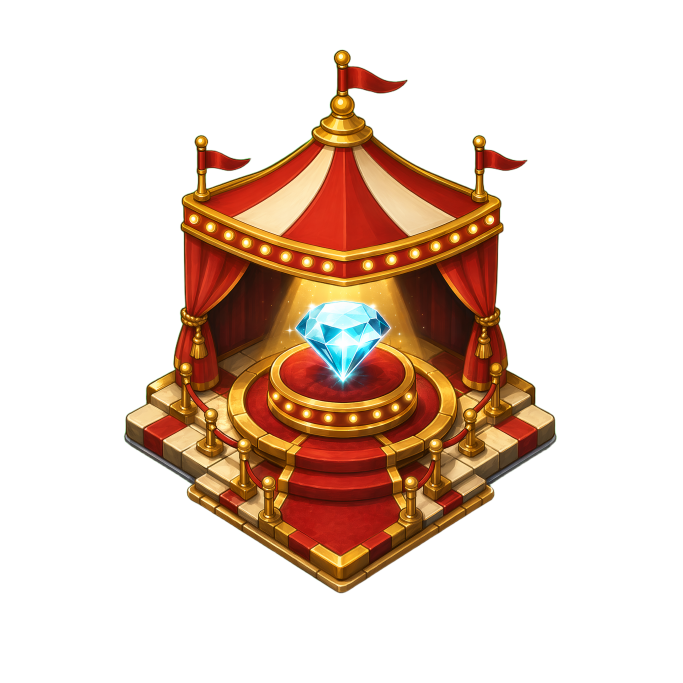
#> input picture KB/产出-本地化与美术/X3/马戏节/地块与图标/img_Activity_circus_island_diamond.png, 2048 x 2048 px (shown at 1/3 size)
$ python -i '_地块规格化_内容包络版.py'   (imports and definitions only)
#> lines starting #> are read from the running program, lines starting #| are printed output that depends on the picture
# -*- coding: utf-8 -*-
"""
大富翁地块图规格化（内容包络版）—— 修 `_规格化脚本.py` 的 contain+居中 缺陷

🔴 缺陷根因（2026-07-28 马戏节实证）：
    老脚本 `r = min(tw/w, th/h)` + 居中 = **把内容撑满画布**。
    深海原件是美术画的、自带留白（内容只占画布 28-39%）；
    马戏是 AI 出图被 trim 紧裁后再 contain 撑满 → 同是 184×224，内容却占到 39-55%。
    → **"规格化"只对齐了画布尺寸，没对齐内容占位** → 棋格坐标照抄深海，但地块胖了一圈 → 挤成一坨。
    凡过老脚本的透明资产都有同样隐患，不止地块。

本脚本的两条修正：
    ① 目标不是"填满画布"，而是 **内容 bbox ≤ 指定包络**（这里=深海族的 165×170）
    ② **底边对齐**而非垂直居中 —— 地块是站在地面上的物件，
       只缩不对齐会变成一排浮空/陷地的高低差（深海五张底边 198-204，基线取 201）

用法: python _地块规格化_内容包络版.py [--dry-run]
输入 = KB 2048 原件（不是已压到 184px 的客户端图，避免二次重采样）
输出 = 直接覆盖 client 同名文件（画布仍 184×224 → prefab / DK / 代码零改动）
"""
import argparse, os, sys
from PIL import Image

KB     = r'C:\ADHD_agent\KB\产出-本地化与美术\X3\马戏节\地块与图标'
CLIENT = r'C:\x3-project\client\Assets\Res\UI\Spirits\ActvVoyage'
BACKUP = os.path.join(KB, '_缩放对比', '_改前客户端原件')

CANVAS      = (184, 224)
ENVELOPE    = (165, 170)   # 内容 bbox 上限 = 深海族包络（深海实测 w 157-184 / h 127-170）
BASELINE_Y  = 201          # 底边基线 = 深海五张 bbox 底边 198/200/201/202/204 的均值

# 只动超标的三张；start(39.0% 本就正确) / mystery(仅+4pt) 不动
TARGETS = ['lucky', 'diamond', 'treasure']


def stats(im):
    a = im.split()[3]
    bb = a.getbbox()
    w, h = im.size
    px = a.load()
    cnt = sum(1 for y in range(0, h, 2) for x in range(0, w, 2) if px[x, y] > 30)
    total = len(range(0, h, 2)) * len(range(0, w, 2))
    return bb, (bb[2]-bb[0], bb[3]-bb[1]), cnt / total * 100


def rebuild(src_2048):
    """从 2048 原件重建 184×224：内容缩到 ENVELOPE 内，水平居中，底边对齐 BASELINE_Y。"""
#> called with src_2048 = 'img_Activity_circus_island_diamond.png'
    im = Image.open(src_2048).convert('RGBA')
#> im is the input picture: PIL image 2048x2048 RGBA; mean R, G, B, A 56.7, 149.6, 28.6, 72.8
    bb = im.split()[3].getbbox()
#> bb = (371, 147, 1671, 1781)
    content = im.crop(bb)
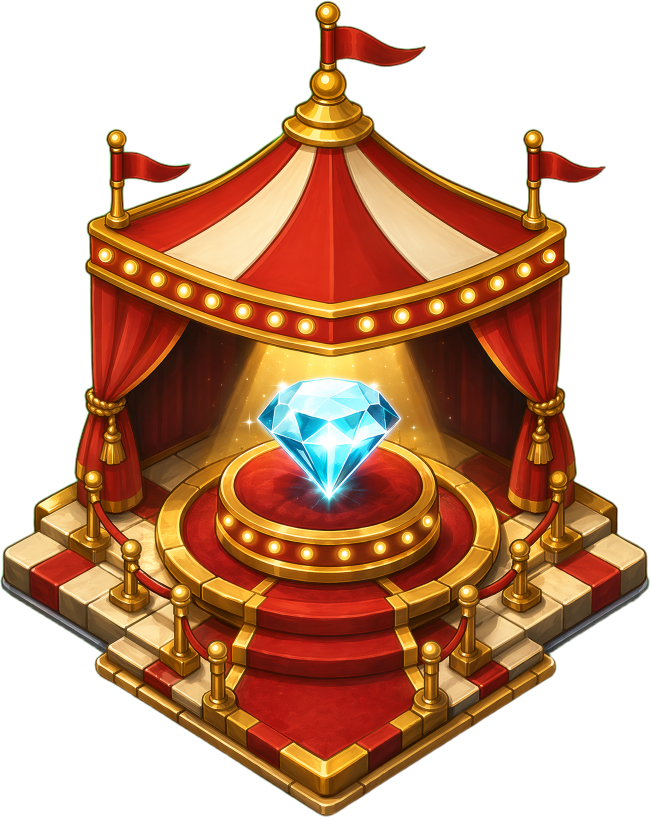
#> content: PIL image 1300x1634 RGBA (shown at 1/2 size); mean R, G, B, A 97.4, 125.2, 34.6, 143.8; transparent parts drawn white
    ew, eh = ENVELOPE
    s = min(ew / content.width, eh / content.height)
#> s = 0.104
    nw, nh = max(1, round(content.width * s)), max(1, round(content.height * s))
#> nw = 135; nh = 170
    content = content.resize((nw, nh), Image.LANCZOS)
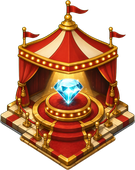
#> content: PIL image 135x170 RGBA; mean R, G, B, A 94.4, 52.1, 25.3, 143.9; transparent parts drawn white
    out = Image.new('RGBA', CANVAS, (0, 0, 0, 0))
#> out: PIL image 184x224 RGBA; every value is 0
    out.paste(content, ((CANVAS[0] - nw) // 2, BASELINE_Y - nh), content)
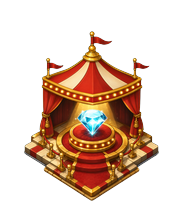
#> out: PIL image 184x224 RGBA; mean R, G, B, A 50.3, 27.6, 13.9, 79.1; transparent parts drawn white
    return out


def main(dry):
    os.makedirs(BACKUP, exist_ok=True)
    print(f'内容包络上限 {ENVELOPE[0]}x{ENVELOPE[1]}  底边基线 y={BASELINE_Y}  画布 {CANVAS[0]}x{CANVAS[1]}\n')
    print(f"{'地块':<10} {'改前 bbox':<12} {'改前占比':<9} {'改后 bbox':<12} {'改后占比':<9} 深海参照")
    for t in TARGETS:
        kb  = os.path.join(KB, f'img_Activity_circus_island_{t}.png')
        cli = os.path.join(CLIENT, f'img_Activity_circus_island_{t}.png')
        ds  = os.path.join(CLIENT, f'img_Activity_deepsea_island_{t}.png')
        for p in (kb, cli, ds):
            if not os.path.exists(p):
                raise SystemExit(f'!! 缺文件 {p}')

        _, before_wh, before_r = stats(Image.open(cli).convert('RGBA'))
        _, ds_wh, ds_r         = stats(Image.open(ds).convert('RGBA'))
        new = rebuild(kb)
        _, after_wh, after_r   = stats(new)

        print(f"{t:<10} {before_wh[0]}x{before_wh[1]:<8} {before_r:>5.1f}%   "
              f"{after_wh[0]}x{after_wh[1]:<8} {after_r:>5.1f}%    {ds_wh[0]}x{ds_wh[1]} {ds_r:.1f}%")

        if not dry:
            Image.open(cli).save(os.path.join(BACKUP, f'{t}_改前.png'))   # 备份可回滚
            new.save(cli)
            new.save(os.path.join(KB, '_缩放对比', f'{t}_FINAL.png'))
    print('\n' + ('[dry-run] 未写盘' if dry else '✅ 已覆盖 client（改前原件备份在 _缩放对比\\_改前客户端原件\\）'))
    print('未改动: start（39.0% 本就正确） / mystery（仅超 4pt）')


# [6 lines not run here, left out]

>>> result = rebuild('img_Activity_circus_island_diamond.png')

$ run again, on KB/产出-本地化与美术/X3/马戏节/地块与图标/img_Activity_circus_island_treasure.png
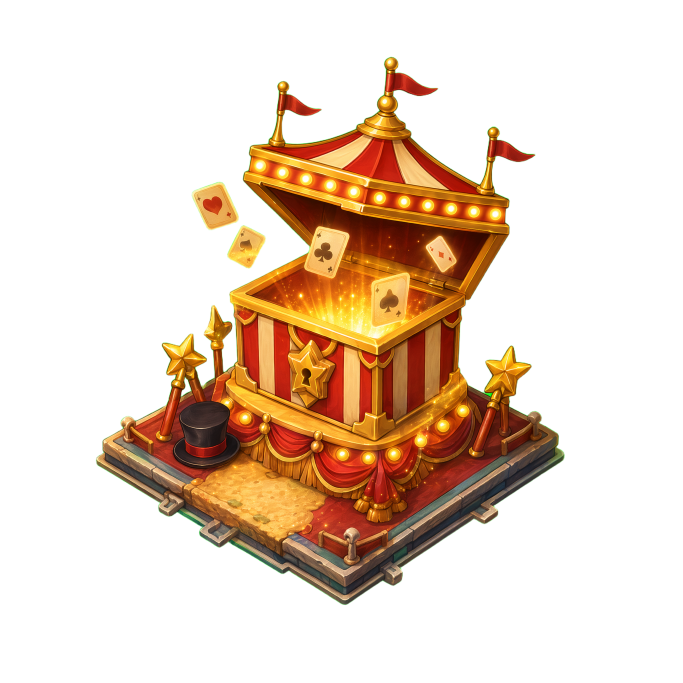
#> input picture KB/产出-本地化与美术/X3/马戏节/地块与图标/img_Activity_circus_island_treasure.png, 2048 x 2048 px (shown at 1/3 size)
#> in rebuild, im is the input picture: PIL image 2048x2048 RGBA; mean R, G, B, A 58.7, 202.9, 27.4, 70.6
#> bb = (287, 169, 1695, 1817)
#> in rebuild, `content = content.resize((nw, nh), Image.LANCZOS)`:
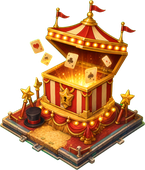
#> content: PIL image 145x170 RGBA; mean R, G, B, A 93.4, 56.5, 21.5, 127.6; transparent parts drawn white
#> in rebuild, `out.paste(content, ((CANVAS[0] - nw) // 2, BASELINE_Y - nh), content)`:
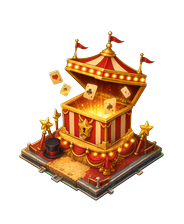
#> out: PIL image 184x224 RGBA; mean R, G, B, A 51.3, 29.8, 11.8, 75; transparent parts drawn white
